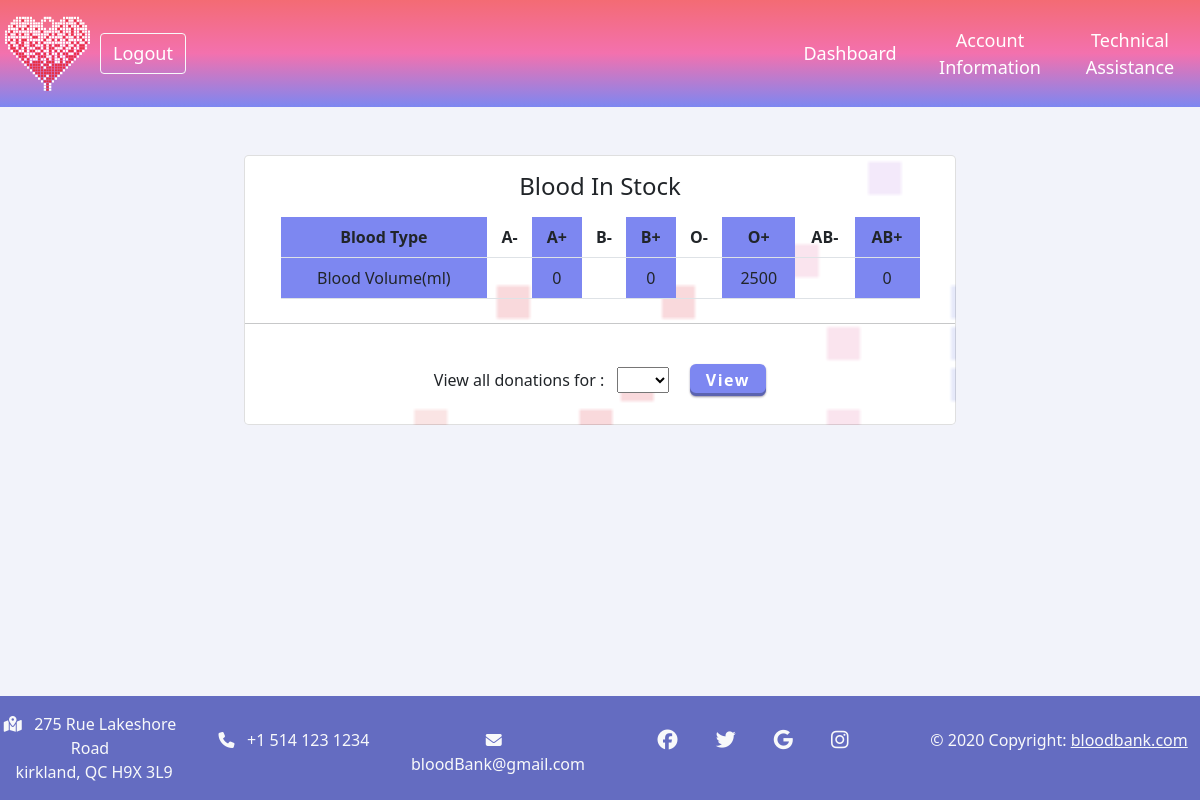
/admin/searchBlood.php (signed in), run on the app's committed database.
### tables this page shows
create table blood
(
	BloodType varchar(10) not null,
    BloodVolume int not null,
    constraint pk_blood primary key(BloodType)
);

### queryFunctions.php (called while the page is built, shortened)
<?php
function getBloodVolume($bloodType)
{
    global $con;
    $sel_query = "Select * from blood where BloodType = '$bloodType';";
    $result = mysqli_query($con, $sel_query);
    $row = mysqli_fetch_assoc($result);
    return $row['BloodVolume'];
}
?>

### admin/searchBlood.php (the view, shortened to what this page needs)
<?php
require('../db.php');
include('../queryFunctions.php');
$bloodtype = '';
?>
<section class="h-100 gradient-form">
  <div class=" py-5 h-100 mx-10">
    <div class="row d-flex justify-content-center align-items-center h-100 mx-5">
      <div class="col-md-10 col-lg-8 ">
        <div class="card rounded-3 text-black">
          <div class="row  g-0">
              <h4 class="my-3 text-center">Blood In Stock</h4>
              <table id="TableBloodStock" class="table table-responsive mx-auto mb-4">
                <tr>
                  <th>Blood Type</th>
                  <th>A-</th>
                  <th>A+</th>
                  <th>B-</th>
                  <th>B+</th>
                  <th>O-</th>
                  <th>O+</th>
                  <th>AB-</th>
                  <th>AB+</th>
                </tr>
                <tr>
                  <td>Blood Volume(ml)</td>
                  <td><?php echo getBloodVolume('A-') ?></td>
                  <td><?php echo getBloodVolume('A+') ?></td>
                  <td><?php echo getBloodVolume('B-') ?></td>
                  <td><?php echo getBloodVolume('B+') ?></td>
                  <td><?php echo getBloodVolume('O-') ?></td>
                  <td><?php echo getBloodVolume('O+') ?></td>
                  <td><?php echo getBloodVolume('AB-') ?></td>
                  <td><?php echo getBloodVolume('AB+') ?></td>
                </tr>
              </table>
              <hr />
              <form method="get">
                <div class="form-outline w-100 my-4 text-center">
                  <label class="form-label" for="bloodtype">View all donations for : &nbsp</label>
                  <select name="bloodtype" id="bloodtype" required>
                    <option value=" "> </option>
                    <option value="A-" <?php echo ($bloodtype=='A-')? 'selected':''?>>A-</option>
                  </select>
                  <input type="submit" value="View" class="py-1 px-3">
                </div>
              </form>
          </div>
        </div>
      </div>
    </div>
  </div>
</section>

### css/admin.css (style rules this page uses)
.bgHeader { background: linear-gradient(to bottom, #f36b74, #f371ae, #7d87f1); }
.card { background-image: url("../images/pixelHeartGradientLowAlpha.png"); background-size:150%; background-repeat: repeat-y; background-position-x: 57%; background-position-y: 5%; }
table.right { width: 35%; position:absolute; right: 0%; }
table.right td { width: 33.33%; text-align: center; padding: 5px; }
table.left { width: 15%; position:absolute; left: 0%; }
table.left td { width: 50%; text-align: left; padding: 5px; }
.bannerLink { color: white; text-decoration: none; }
body { background-color: #f2f3fa; margin: 0px; padding: 0px; padding-bottom: 100px; }
header a { font-size:large; }
input[type = submit],.addBtn { background-color:rgba(125, 135, 241, 1) ; border: 0; border-radius: 6px; box-shadow: rgba(45, 35, 66, .4) 0 1px 2px,rgba(45, 35, 66, .3) 0 2px 4px -3px,rgba(58, 65, 111, .5) 0 -3px 0 inset; color: white; font-weight:bolder; letter-spacing:0.1em; }
#TableBloodStock { width: 90%; text-align: center; }
#TableBloodStock tr td:nth-child(odd), #TableBloodStock tr th:nth-child(odd) { background-color: rgba(125, 135, 241, 1); }

### data on the page
blood: BloodVolume "0"
blood: BloodVolume "0"
blood: BloodVolume "2500"
blood: BloodVolume "0"
